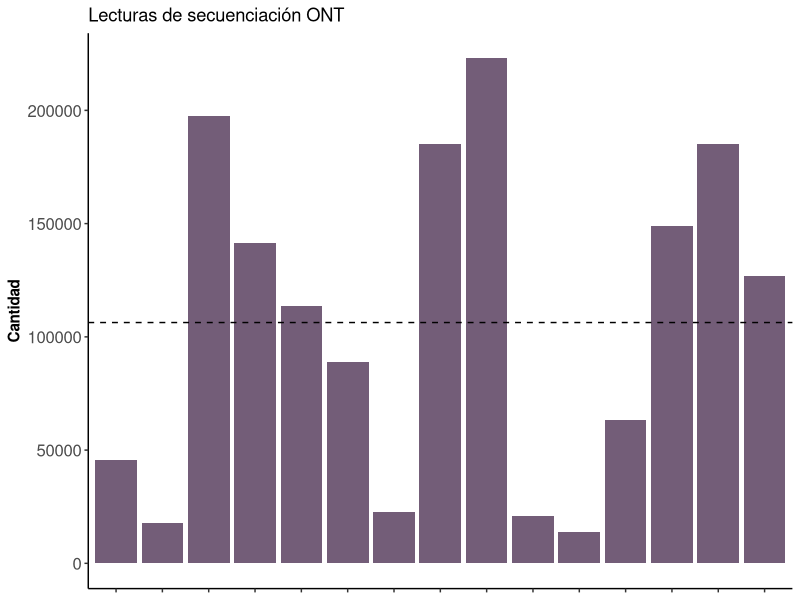
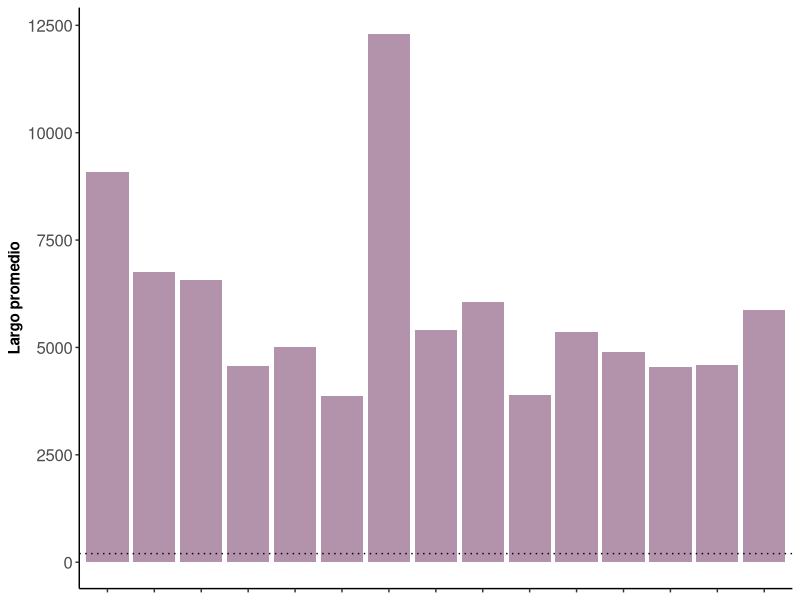
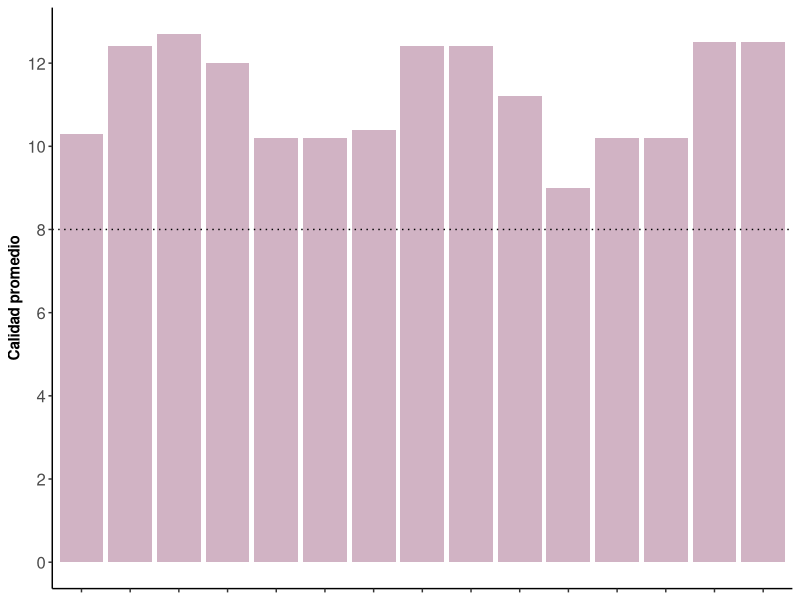
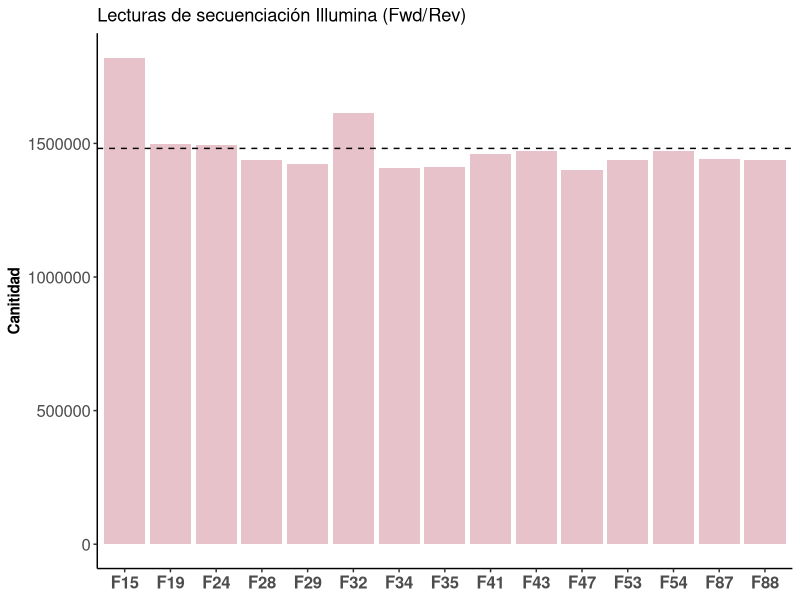

The R script that drew these images, in order: (Note: this script raises an error after producing the figures.)
library(ggplot2)
library(ggsignif)
library(dplyr)


setwd("./")

dt <- read.table("tabla_conteo_reads.tsv", sep = "\t", header = T)
head(dt)
colnames(dt) <- c("Muestra", "reads_ONT", "largo_ONT", "calidad_ONT", "N50_ONT", "reads_Illumina")
dt$reads_ONT <- gsub("[.]", "", dt$reads_ONT)
dt$reads_ONT <- as.numeric(dt$reads_ONT)
dt$largo_ONT <- gsub("[.]", "", dt$largo_ONT)
dt$largo_ONT <- gsub(",00", "", dt$largo_ONT)
dt$largo_ONT <- gsub(",30", "", dt$largo_ONT)
dt$largo_ONT <- as.numeric(dt$largo_ONT)
dt$calidad_ONT <- as.numeric(dt$calidad_ONT)
dt$N50_ONT <- gsub("[.]", "", dt$N50_ONT)
dt$N50_ONT <- as.numeric(dt$N50_ONT)
dt$reads_Illumina <- gsub("[.]", "", dt$reads_Illumina)
dt$reads_Illumina <- gsub("[,]", "", dt$reads_Illumina)
dt$reads_Illumina <- as.numeric(dt$reads_Illumina)

library(dplyr)
df1 <- select(dt, Muestra, reads_ONT)
colnames(df1) <- c("Muestra", "value")
df1$parameter <- c("Número de lecturas")
mean(df1$value)
sd(df1$value)

df2 <- select(dt, Muestra, largo_ONT)
colnames(df2) <- c("Muestra", "value")
df2$parameter <- c("Largo de lecturas")

df3 <- select(dt, Muestra, calidad_ONT)
colnames(df3) <- c("Muestra", "value")
df3$parameter <- c("Calidad de las lecturas")
mean(df3$value)
sd(df3$value)

df4 <- select(dt, Muestra, N50_ONT)
colnames(df4) <- c("Muestra", "value")
df4$parameter <- c("N50 de las lecturas")


df5 <- select(dt, Muestra, reads_Illumina)
colnames(df5) <- c("Muestra", "value")
df5$parameter <- c("Número de lecturas")
mean(df5$value)
sd(df5$value)

dtt <- as.data.frame(rbind(df1, df2, df3, df4))

mean(df1$value)

p1 <- ggplot(df1, aes(x = Muestra, y = value)) +
  geom_bar(stat = "identity", fill = "#735d78") +
  theme(axis.line = element_line(colour = "black"),
        panel.grid.major = element_blank(),
        panel.grid.minor = element_blank(),
        panel.border = element_blank(),
        panel.background = element_blank(),
        axis.title.x = element_blank(),
        axis.title.y = element_text(face = "bold"),
        axis.text = element_text(size = 12),
        axis.text.x = element_blank()) +
  ylab("Cantidad") +
  geom_hline(yintercept = 106325.3, linetype = "dashed") +
  ggtitle("Lecturas de secuenciación ONT")

p1

p2 <- ggplot(df2, aes(x = Muestra, y = value)) +
  geom_bar(stat = "identity", fill = "#b392ac") +
  theme(axis.line = element_line(colour = "black"),
        panel.grid.major = element_blank(),
        panel.grid.minor = element_blank(),
        panel.border = element_blank(),
        panel.background = element_blank(),
        axis.title.x = element_blank(),
        axis.title.y = element_text(face = "bold"),
        axis.text = element_text(size = 12),
        axis.text.x = element_blank()) +
  geom_hline(yintercept = 200, linetype = "dotted") +
  ylab("Largo promedio") 
p2

p3 <- ggplot(df3, aes(x = Muestra, y = value)) +
  geom_bar(stat = "identity", fill = "#d1b3c4") +
  theme(axis.line = element_line(colour = "black"),
        panel.grid.major = element_blank(),
        panel.grid.minor = element_blank(),
        panel.border = element_blank(),
        panel.background = element_blank(),
        axis.title.x = element_blank(),
        axis.title.y = element_text(face = "bold"),
        axis.text.y = element_text(size = 12),
        axis.text.x = element_blank()) +
  ylab("Calidad promedio") +
  scale_y_continuous(breaks=seq(0, 13, 2)) +
  geom_hline(yintercept = 8, linetype = "dotted")
p3

p5 <- ggplot(df5, aes(x = Muestra, y = value)) +
  geom_bar(stat = "identity", fill = "#e8c2ca") +
  theme(axis.line = element_line(colour = "black"),
        panel.grid.major = element_blank(),
        panel.grid.minor = element_blank(),
        panel.border = element_blank(),
        panel.background = element_blank(),
        axis.title.x = element_blank(),
        axis.title.y = element_text(face = "bold"),
        axis.text.y = element_text(size = 12),
        axis.text.x = element_text(size = 12, face = "bold")) +
  ylab("Canitidad") +
  geom_hline(yintercept = 1481288, linetype = "dashed") +
  ggtitle("Lecturas de secuenciación Illumina (Fwd/Rev)")
p5

fig1 <- ggarrange(p1, p2, p3, p5, nrow = 4, common.legend = T, legend = "right", heights = c(0.33, 0.33, 0.33), widths =c(0.33, 0.33, 0.33), align = "v", 
                  labels = c("A", "B", "C", "D"))

png('fig1_cap1.png', res = 600, height = 20, width = 20, units = 'cm')
fig1
dev.off()
